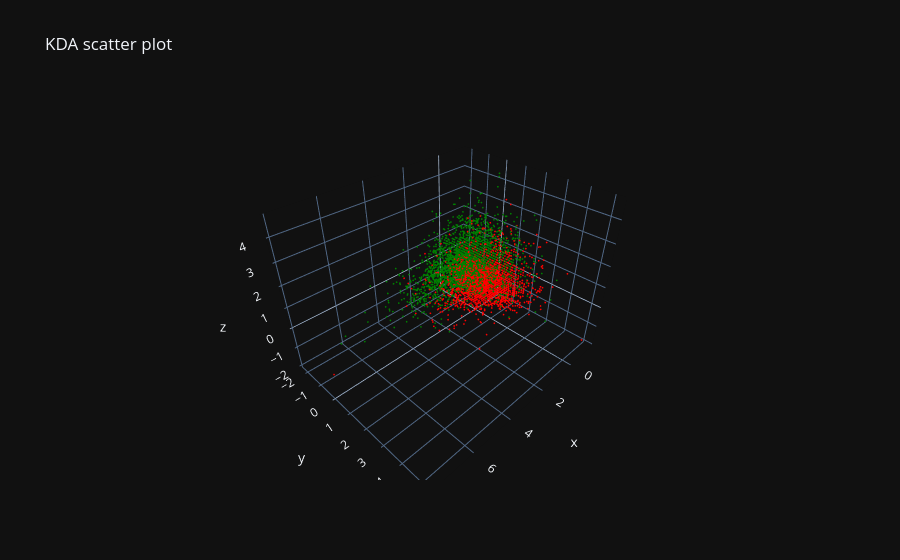

The notebook cell saved with this chart:
### Code cell
# 3d kda scatter plot
fig = go.Figure(data=[go.Scatter3d(x=df['kills'], y=df['deaths'], z=df['assists'], mode='markers', 
    marker=dict(color=['green' if w else 'red' for w in df['win']], size=1))])
fig.update_layout(title_text='KDA scatter plot')
fig.update_layout(template='plotly_dark')
fig.show()

### Figure 1 — Plotly figure (JSON) as saved in the notebook; plotly's stock layout.template omitted (floating-point values rounded to 4 significant figures; data arrays with more than 128 entries replaced by an {"elided": "..."} marker saying what was removed)
{"data": [{"marker": {"color": {"elided": "6354 str values"}, "size": 1}, "mode": "markers", "type": "scatter3d", "x": {"elided": "6354 float values"}, "y": {"elided": "6354 float values"}, "z": {"elided": "6354 float values"}}], "layout": {"title": {"text": "KDA scatter plot"}}}
